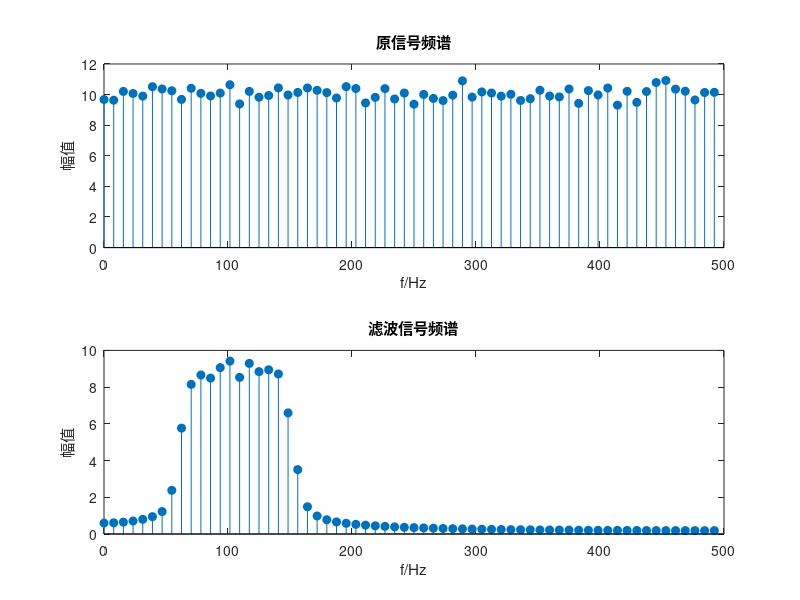

The MATLAB script that drew this image:
clc 
clear
close all
 
%% 高斯白噪声信号
fs = 1000;                  % 采样频率
Ns = 128;                   % 数据点数
t = 0:1/fs:1/fs*(Ns-1);     % 时间向量
N = length(t);              % 设置噪声序列的长度
num=200;                     % 平均次数

for i=1:num
    x(i,:)= randn(N, 1);    % 生成高斯白噪声序列
end


%% 带通滤波器
fc_low = 60;    % 低截止频率
fc_high = 150;  % 高截止频率 
N = 11;         % 滤波器阶数 
% [b, a] = butter(N, fc_low/(fs/2), 'low'); % 计算低通滤波器系数
[b, a] = butter(N, [fc_low/(fs/2), fc_high/(fs/2)], 'bandpass'); % 计算中通滤波器系数
% [b, a] = butter(N, fc_high/(fs/2), 'high'); % 计算中高通滤波器系数
 
 
%% 使用带通通滤波器对信号进行滤波
for i=1:num
    y(i,:) = filter(b, a, x(i,:));
end
 

% 傅里叶变换，画频谱图
delta_f = fs/Ns;            % 频率分辨率
x_f = (0:Ns-1)*delta_f;     % 频域信号横轴
for i=1:num
    S_f(i,:) = abs(fft(x(i,1:Ns)));
end

S_f_av=mean(S_f);

figure(1)
subplot(2,1,1)
stem(x_f(1:Ns/2), S_f_av(1:Ns/2), 'filled');
title('原信号频谱')
xlabel('f/Hz')
ylabel('幅值')
 
y_f = (0:Ns-1)*delta_f; % 频域信号横轴
for i=1:num
    Y_f(i,:)  = abs(fft(y(i,1:Ns)));
end
Y_f_av=mean(Y_f);

subplot(2,1,2)
stem(y_f(1:Ns/2), Y_f_av(1:Ns/2), 'filled');
title('滤波信号频谱')
xlabel('f/Hz')
ylabel('幅值')


%% 存入wav文件
% y=y';
% fname = 'band_noise.wav';        % 设定文件名称 注意格式
% audiowrite(fname,y,fs);     % 输出文件




